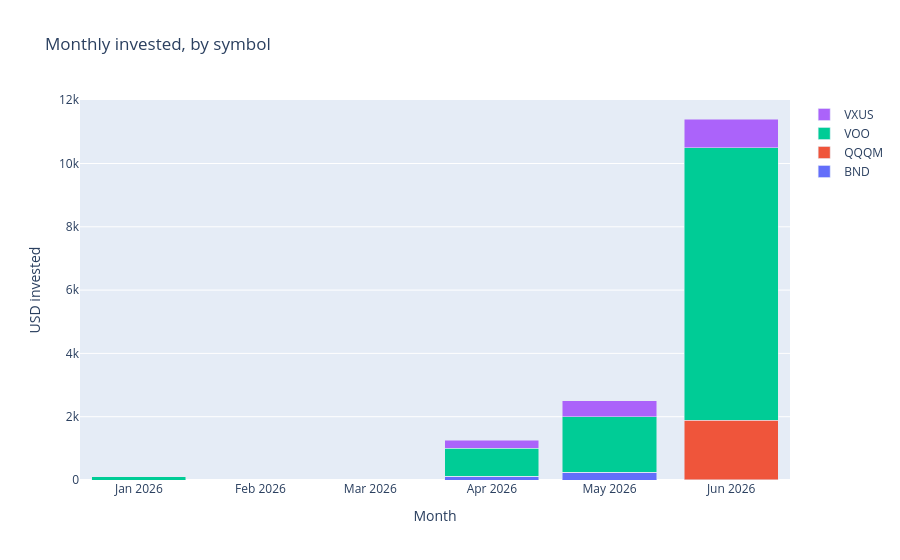

The notebook cell this image was saved under:
### Code cell
visualization.plot_monthly_invested(monthly).show()

### Figure 1 — Plotly figure (JSON) as saved in the notebook; plotly's stock layout.template omitted (floating-point values rounded to 4 significant figures)
{"data": [{"name": "BND", "type": "bar", "x": ["2026-01", "2026-04", "2026-05", "2026-06"], "y": [0.0, 125.0, 250.3, 0.88]}, {"name": "QQQM", "type": "bar", "x": ["2026-01", "2026-04", "2026-05", "2026-06"], "y": [0.0, 0.0, 0.0, 1890.0]}, {"name": "VOO", "type": "bar", "x": ["2026-01", "2026-04", "2026-05", "2026-06"], "y": [96.06, 875.0, 1750.0, 8613.0]}, {"name": "VXUS", "type": "bar", "x": ["2026-01", "2026-04", "2026-05", "2026-06"], "y": [0.0, 250.0, 500.0, 902.5]}], "layout": {"barmode": "stack", "title": {"text": "Monthly invested, by symbol"}, "xaxis": {"title": {"text": "Month"}}, "yaxis": {"title": {"text": "USD invested"}}}}
